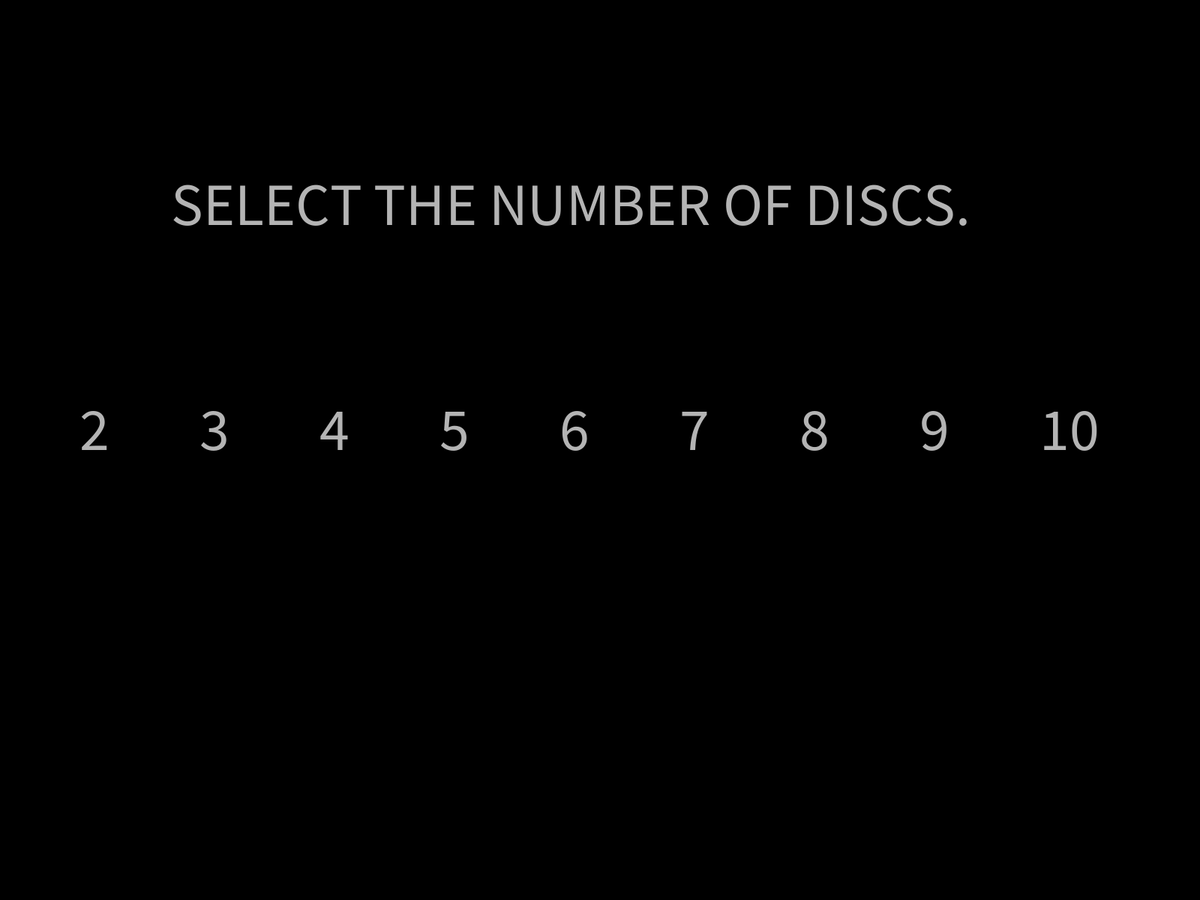
Frame 1 (no input)
Frame 60 (the mouse pressed at the canvas centre just before this capture): identical to frame 1, image omitted
Frame 120 (the mouse held since frame 60 and released just before this capture): identical to frame 1, image omitted

The Processing sketch that drew this single still picture (run headless with seeded random() and noise(); from frame 60 on, the mouse is pressed at the canvas centre):

// Processing sketch: TOH_2_0
// ── TOH_2_0.pde
int[] A = new int[10];
int[] B = new int[10];
int[] C = new int[10];
boolean gameOver, tapped;
boolean selectA;
boolean selectB;
boolean selectC;
int topA;
int topB;
int topC;
int discCount = 3;
int movesCount;
boolean discCountSelect;


void setup(){
  background(0);
  fullScreen();
  rectMode(CENTER);
  colorMode(HSB, 360,  100, 100);
  discCountSelect = false;
  fill(255);
  textSize(width/20);
  text("SELECT THE NUMBER OF DISCS.", width/7, height/4);
  for(int i = 2; i < 11; i ++ ){
    stroke(255);
    text(i, (i-2) * width/10 + width/15, height/2);
  }
  noStroke();
}


void initialize(){
  for(int i =0; i < discCount; i++){
    A[i] = discCount - i;
    B[i] = 0;
    C[i] = 0;
  }
  selectA = selectB = selectC = false;
  gameOver = tapped = false;
  topA = discCount - 1; topB = topC = -1;
  movesCount = 0;
}


void draw(){
   
}

void mousePressed(){
  if(!discCountSelect){
    discCount = 1 + (int)(map(mouseX, 0, width, 1, 10));
    discCountSelect = true;
    initialize();
    renderBackground();
    renderDisks(); 
  }
  else{
    if(gameOver) tapped = true;
    
    if(mouseX < width / 3)
    selectA = !selectA;
    if(mouseX >= width / 3 && mouseX <= 2 * width/3)
      selectB = !selectB;
    if(mouseX > 2 * width/3 )
      selectC = !selectC;
  }
}


void mouseReleased(){
  if(discCountSelect){
    //Tower A
    if(mouseX < width / 3){
      selectA = !selectA;
      if(selectB && selectA && topB > -1 && (topA == -1 || B[topB] < A[topA])){
        A[++topA] = B[topB--];
        B[topB + 1] = 0;
        movesCount++;
      }
      if(selectC && selectA && topC > -1 && (topA == -1 || C[topC] < A[topA])){
        A[++topA] = C[topC--];
        C[topC + 1] = 0;
        movesCount++;
      }
    }
    
    //Tower B
    if(mouseX >= width / 3 && mouseX <= 2 * width/3){
      selectB = !selectB;
      if(selectA && selectB && topA > -1 && (topB == -1 || A[topA] < B[topB])){
        B[++topB] = A[topA--];
        A[topA + 1] = 0;
        movesCount++;
      }
      if(selectC && selectB && topC > -1 && (topB == -1 || C[topC] < B[topB])){
        B[++topB] = C[topC--];
        C[topC + 1] = 0;
        movesCount++;
      }
    }
    
    //Tower C
    if(mouseX > 2 * width/3 ){
      selectC = !selectC;
      if(selectA && selectC && topA > -1 && (topC == -1 || A[topA] < C[topC])){
        C[++topC] = A[topA--];
        A[topA + 1] = 0;
        movesCount++;
      }
      if(selectB && selectC && topB > -1 && (topC == -1 || B[topB] < C[topC])){
        C[++topC] = B[topB--];
        B[topB + 1] = 0;
        movesCount++;
      }
    }
  }
  renderBackground();
  renderDisks();
  checkGameOver();
  selectA = selectB = selectC = false;
}
void renderBackground(){
  /*loadPixels();
  for(int i = 0, index = i * width; i < height; i++) { 
    for(; index < (i + 1) * width; index++){
      pixels[index] = color(200 + i * 0.025, 100, 100);
    }
  }
  updatePixels();*/
  background(210, 100, 80);
  noStroke();
  fill(60, 100, 100);
  rect(1 * width / 6, height/2, 30, 3 * height/5, 10);
  rect(3 * width / 6, height/2, 30, 3 * height/5, 10);
  rect(5 * width / 6, height/2, 30, 3 * height/5, 10);
  
  fill(20, 100, 100, 50);
  rect(width/2, 9 * height / 10, width, height / 5);
  fill(4, 0, 100);
  textSize(width/20);
  int optimalCount = (int)pow(2, discCount) - 1;
  text("OPTIMAL:" + optimalCount + " NUMBER OF MOVES:" + movesCount,  width/10, 4.5 * height / 5);
}


void renderDisks(){
  for(int i = 0; i < discCount; i++){
    if(A[i] > 0){
      fill(map(A[i], 1, discCount + 1, 0, 360), 100, 100);
      rect(width/6, 4 * height / 5  - 25 - (i) * 50, map(A[i], 1, discCount, width/12, width/4), 50, 15); 
    }
    if(B[i] > 0){
      fill(map(B[i], 1, discCount + 1, 0, 360), 100, 100);
      rect(width/2, 4 * height / 5 - 25 - (i) * 50, map(B[i], 1, discCount, width/12, width/4), 50, 15); 
    }if(C[i] > 0){
      fill(map(C[i], 1, discCount + 1, 0, 360), 100, 100);
      rect(5*width/6, 4 * height / 5 - 25 - (i) * 50, map(C[i], 1, discCount, width/12, width/4), 50, 15); 
    }
  }
}


void checkGameOver(){
  gameOver = true;
  for(int i =0; i < discCount; i++)
    if(C[i] != discCount - i)
      gameOver = false; 
  if(gameOver){
    fill(180, 0, 100);
    textSize(width/20);
    text("YOU WON, TAP ANYWHERE TO RESTART.", width/20, 100);
  }
  if(gameOver && tapped)
    setup();
}
